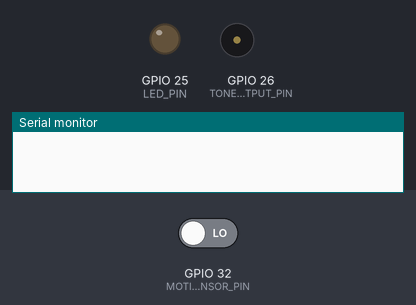
Recording of a sketch running on a simulated ESP32. Shown: output pins drawn as LEDs (lit = HIGH), buzzer (waves = sounding), the last lines printed to the serial monitor. The test bench sets the inputs (shaded band); at power-on: GPIO 32 (MOTION_SENSOR_PIN) LOW.

Above: at 1.2 s.
1.3 s: GPIO 32 (MOTION_SENSOR_PIN) driven HIGH
5.8 s: GPIO 32 (MOTION_SENSOR_PIN) driven LOW
At 7.6 s:
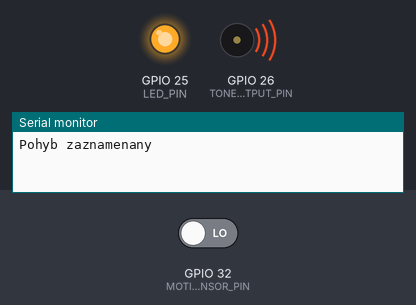
Timing chart, 0 to 10.0 s (numbered marks = the images above; inputs shaded):
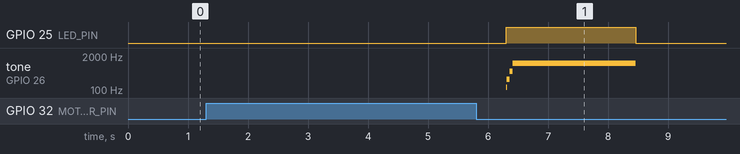

Measured:
- by itself, tone on GPIO 26 (TONE_OUTPUT_PIN): plays 130 Hz for 0.01 s, 261 Hz for 0.05 s, 523 Hz for 0.05 s, 1046 Hz for 2.1 s

The sketch:

Katka_David_pohyb.ino
```cpp
const int MOTION_SENSOR_PIN = 32;
const int LED_PIN = 25;
const int TONE_OUTPUT_PIN = 26;
const int TONE_PWM_CHANNEL = 14;

int motionStateCurrent = LOW;
int motionStatePrevious = LOW;

void setup(){
  Serial.begin(9600);
  pinMode(MOTION_SENSOR_PIN, INPUT);
  pinMode(LED_PIN, OUTPUT);
}

void loop(){
  motionStatePrevious = motionStateCurrent;
  motionStateCurrent = digitalRead(MOTION_SENSOR_PIN);

  if (motionStatePrevious == LOW && motionStateCurrent == HIGH) {
Serial.println("Pohyb zaznamenany");
delay(5000);
digitalWrite(LED_PIN, HIGH);
ledcAttachPin(TONE_OUTPUT_PIN, TONE_PWM_CHANNEL);
ledcWriteNote(TONE_PWM_CHANNEL, NOTE_C, 3);
delay(10);
ledcWriteNote(TONE_PWM_CHANNEL, NOTE_C, 4);
delay(50);
ledcWriteNote(TONE_PWM_CHANNEL, NOTE_C, 5);
delay(50);
ledcWriteNote(TONE_PWM_CHANNEL, NOTE_C, 6);
delay(50);
}
 else if (motionStatePrevious == HIGH && motionStateCurrent == LOW) {
   delay(2000);
   Serial.println("ziadny pohyb");
   digitalWrite(LED_PIN, LOW);
   ledcDetachPin(TONE_OUTPUT_PIN);
 }
}
```
